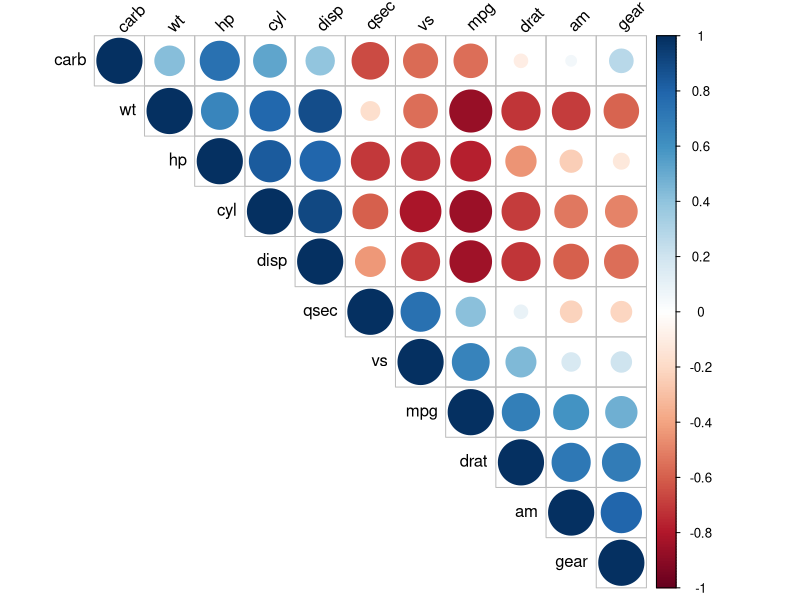

R code for this plot:
#Beautical Correlation analysis
head(mtcars)
#cor(x, method = c("pearson", "kendall", "spearman"))
mcor <- cor(mtcars)
mcor
cor(mtcars, use = "complete.obs")
install.packages('Hmisc')
#----correlation summary----
library(Hmisc)
#rcorr(x, type=c("pearson","spearman"))
rcorr(as.matrix(mtcars[,1:7]))
symnum(mcor, abbr.colnames=FALSE)

#----correlation plot----
install.packages('corrplot')
library(corrplot)
corrplot(mcor, type="upper", order="hclust", tl.col="black", tl.srt=45)
